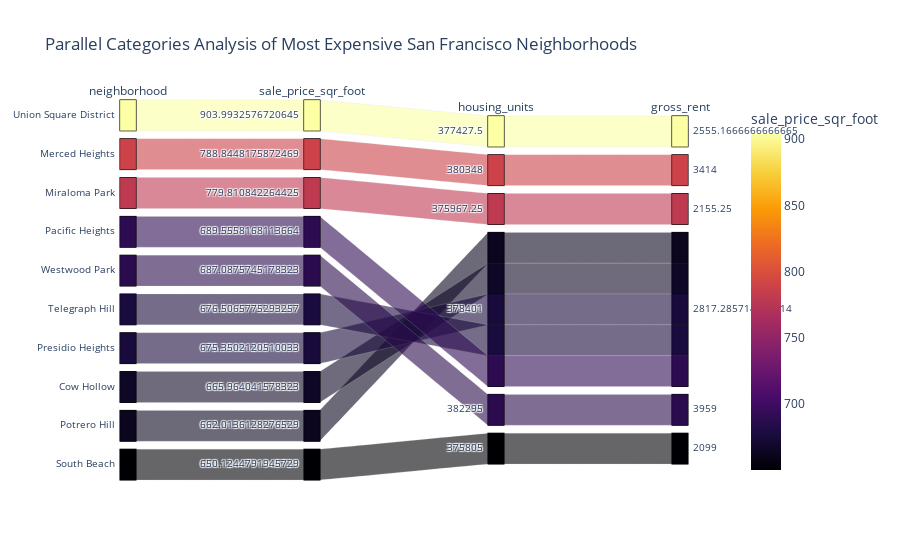

Notebook source saved alongside this figure:
### Markdown cell above
### Create a parallel coordinates plot and parallel categories plot of most expensive neighborhoods in San Francisco per year

### Code cell
# Parallel Categories Plot
# YOUR CODE HERE!

### Figure 1 — Plotly figure (JSON) as saved in the notebook; plotly's stock layout.template omitted (floating-point values rounded to 4 significant figures)
{"data": [{"dimensions": [{"label": "neighborhood", "values": ["Union Square District", "Merced Heights", "Miraloma Park", "Pacific Heights", "Westwood Park", "Telegraph Hill", "Presidio Heights", "Cow Hollow", "Potrero Hill", "South Beach"]}, {"label": "sale_price_sqr_foot", "values": [904.0, 788.8, 779.8, 689.6, 687.1, 676.5, 675.4, 666.0, 662.0, 650.1]}, {"label": "housing_units", "values": [377400.0, 380348, 376000.0, 378401, 382295, 378401, 378401, 378401, 378401, 375805]}, {"label": "gross_rent", "values": [2555.0, 3414, 2155.0, 2817.0, 3959, 2817.0, 2817.0, 2817.0, 2817.0, 2099]}], "domain": {"x": [0, 1], "y": [0, 1]}, "line": {"color": [904.0, 788.8, 779.8, 689.6, 687.1, 676.5, 675.4, 666.0, 662.0, 650.1], "coloraxis": "coloraxis"}, "name": "", "type": "parcats"}], "layout": {"autosize": true, "coloraxis": {"colorbar": {"title": {"text": "sale_price_sqr_foot"}}, "colorscale": [[0, "#000004"], [0.1111, "#1b0c41"], [0.2222, "#4a0c6b"], [0.3333, "#781c6d"], [0.4444, "#a52c60"], [0.5556, "#cf4446"], [0.6667, "#ed6925"], [0.7778, "#fb9b06"], [0.8889, "#f7d13d"], [1, "#fcffa4"]]}, "legend": {"tracegroupgap": 0}, "title": {"text": "Parallel Categories Analysis of Most Expensive San Francisco Neighborhoods"}}}
